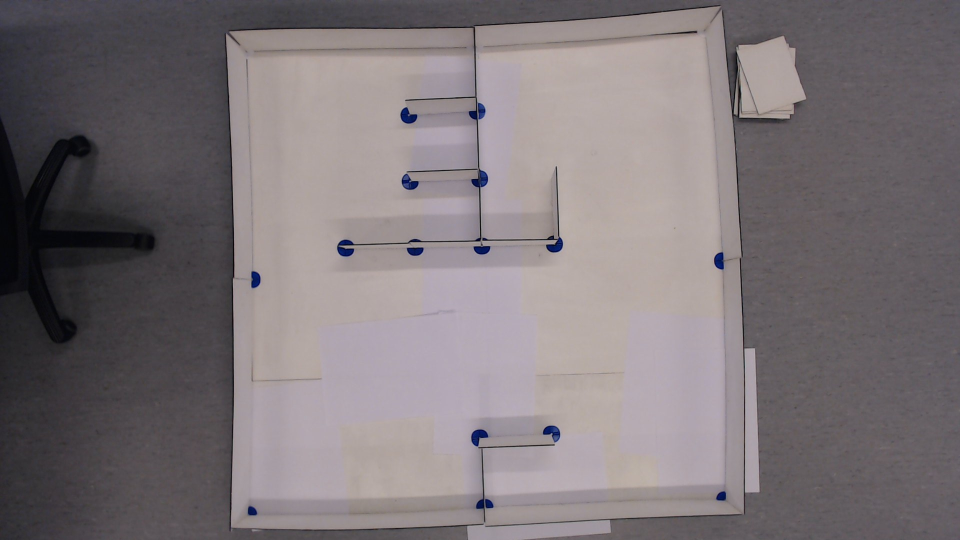
#> input picture Pictures/DeadEnds/perf2.jpg, 1920 x 1080 px (shown at 1/2 size)
$ python -i maze_recogn.py   (imports and definitions only)
#> lines starting #> are read from the running program, lines starting #| are printed output that depends on the picture; after the words box and inside, x2 and y2 are one past the last pixel; in counts of white or black regions, pixels touching at a corner belong together
#> further down, picture is the input picture: shape (1080, 1920, 3); mean B, G, R 120, 116.9, 124.5
import os
import numpy as np
import cv2
from Bison.ImageProcessing.camera import Camera

realtime = False
stillPic = False
testing = False


class mazeRecognizer:
    """
    Reads a picture, filters it, gets the lines in the picture from the \n
    HoughLinesP-function, then returns a list of the lines (in coordinates, \n
    (x1y1, x2y2) and a picture with the line drawn on it.
    """
    def __init__(self):
        self.cam = Camera()

    def filtering(self, picture):
        """
        Filters a given picture. Changes to grayscale, \n
        then blurs, edge detects, dilates/erodes, uses \n
        morphological closing then returns the picture.

        :param picture: Picture to filter \n
        :return: The picture filtered \n
        """
        grayfilt = cv2.cvtColor(picture, cv2.COLOR_BGR2GRAY)
        grayfilt = cv2.GaussianBlur(grayfilt, (9, 9), 0)

        edges = cv2.Canny(grayfilt, 50, 120, apertureSize=3)
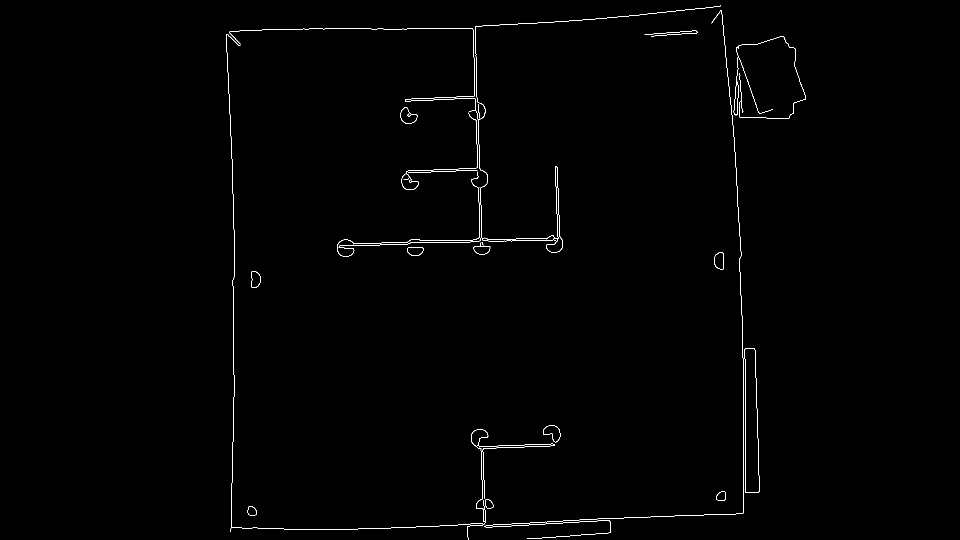
#> edges: shape (1080, 1920) (shown at 1/2 size); 0.54% white in thin lines or dots, all inside (x1, y1, x2, y2) = (452, 11, 1612, 1080)
        edges = cv2.dilate(edges, None, iterations=3)
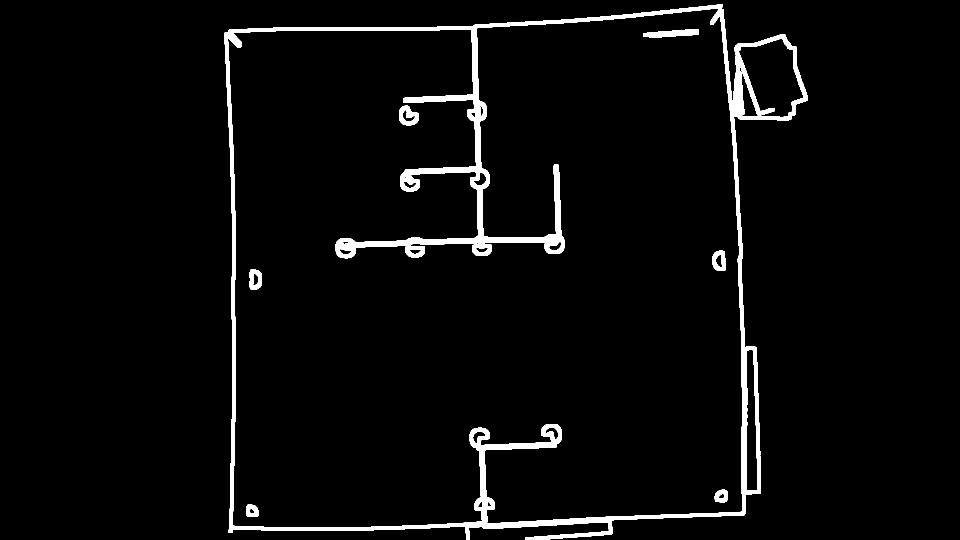
#> edges: shape (1080, 1920) (shown at 1/2 size); 3.5% white; 7 white regions, largest, box (x1, y1, x2, y2) and area: (449, 8, 1615, 1080) 68177, (1286, 58, 1398, 76) 1254, (798, 211, 838, 251) 975
        edges = cv2.erode(edges, None, iterations=2)
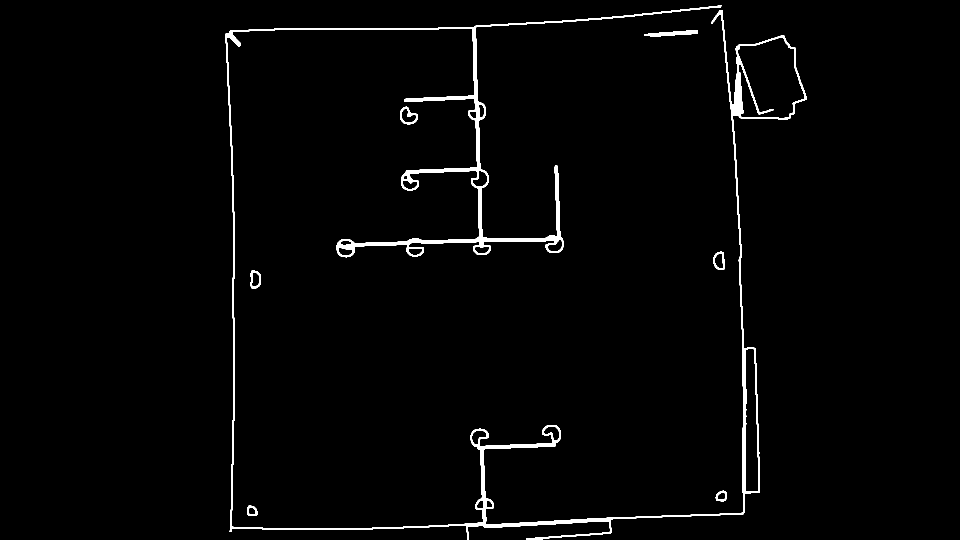
#> edges: shape (1080, 1920) (shown at 1/2 size); 1.8% white; 7 white regions, largest, box (x1, y1, x2, y2) and area: (451, 10, 1613, 1080) 35183, (1288, 60, 1396, 74) 750, (800, 213, 836, 249) 439
        kernel = np.ones((7, 7), np.uint8)
        edges = cv2.morphologyEx(edges, cv2.MORPH_CLOSE, kernel)
#> edges: shape (1080, 1920); 1.9% white; 7 white regions, largest, box (x1, y1, x2, y2) and area: (451, 10, 1613, 1080) 36048, (1288, 60, 1396, 74) 750, (800, 213, 836, 249) 467

        return edges

    def findMaze(self):
        """
        At the moment; reads a picture from the project, \n
        sends it to the filtering-function, runs HoughLinesP \n
        on the picture, then draws these lines on the picture. \n

        Then returns the list of coordinates (x1y1, x2y2) for the \n
        lines, as well as the picture with the lines drawn.
        :return: List of lines (in x1y1, x2y2 coordinates) and picture
        """
        if testing:
            pic2 = cv2.imread(
                os.getcwd() + "\\" + "..\\..\\Pictures\\DeadEnds\\perf2.jpg", -1)
        else:
            pic2 = self.cam.takePicture()

        edges2 = self.filtering(pic2)

        lines2 = cv2.HoughLinesP(edges2, 1, np.pi / 1000, 50, maxLineGap=90, minLineLength=80)

        for data in lines2:
            x1 = data[0][0]
            y1 = data[0][1]
            x2 = data[0][2]
            y2 = data[0][3]

            cv2.line(pic2, (x1, y1), (x2, y2), (0, 255, 0), 2)

        return lines2, cv2.cvtColor(pic2, cv2.COLOR_BGR2RGB)

# [9 lines not run here, left out]

>>> import cv2
>>> picture = cv2.imread('../../Pictures/DeadEnds/perf2.jpg')
>>> result = mazeRecognizer().filtering(picture)

$ run again, on Pictures/DeadEnds/DeadEnd10.PNG
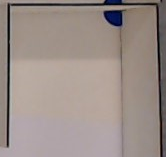
#> input picture Pictures/DeadEnds/DeadEnd10.PNG, 166 x 157 px
#> picture is the input picture: shape (157, 166, 3); mean B, G, R 137.1, 142.7, 155.2
#> in filtering, `edges = cv2.Canny(grayfilt, 50, 120, apertureSize=3)`:
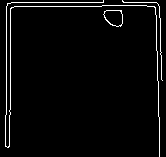
#> edges: shape (157, 166); 3.3% white in thin lines or dots
#> in filtering, `edges = cv2.morphologyEx(edges, cv2.MORPH_CLOSE, kernel)`:
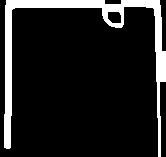
#> edges: shape (157, 166); 12.4% white; 1 white region, box (x1, y1, x2, y2) and area: (4, 0, 166, 157) 3234
